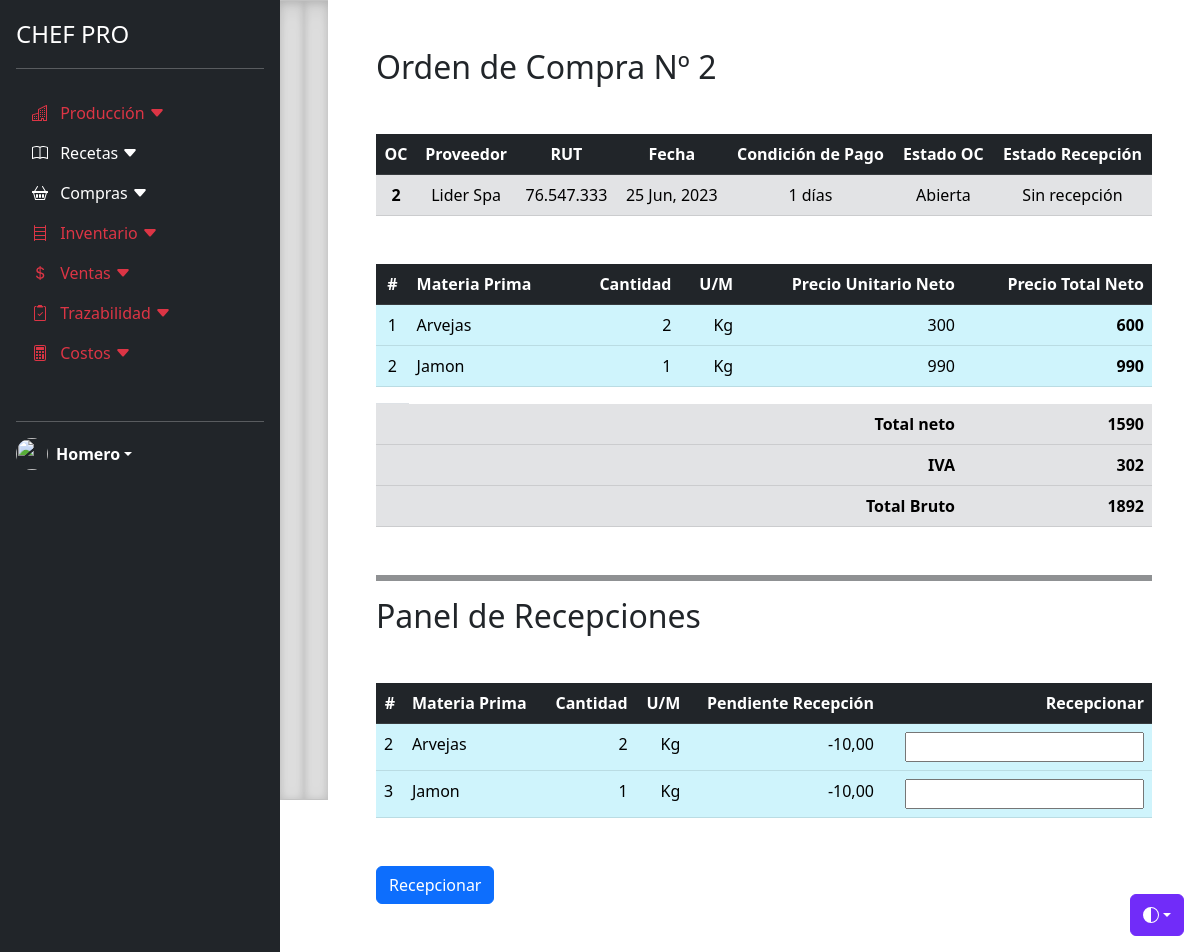
The app's page /compras/oc_detalle/2/ (signed in) with its own data.
### compras/models.py (models this page shows, shortened)
class Orden_de_compra(models.Model):
    nro_oc = models.AutoField(primary_key=True)
    proveedor = models.ForeignKey(Proveedor, on_delete=models.SET_NULL, null=True)
    materias_primas = models.ManyToManyField(Materia_prima, through="Mp_Oc")
    fecha_creacion = models.DateTimeField(auto_now_add=True)
    comentario = models.TextField(null=True, blank=True)
    ESTADO_RECEPCION_CHOICES = [
        ('Sin recepción', 'Sin recepción'),
        ('Recepción Parcial', 'Recepción Parcial'),
        ('Recepcionada', 'Recepcionada'),
    ]
    ESTADO_OC_CHOICES = [
        ('Abierta', 'Abierta'),
        ('Cerrada', 'Cerrada'),
    ]
    estado_recepcion = models.CharField(
        choices=ESTADO_RECEPCION_CHOICES,
        default='Sin recepción',
        max_length=20
    )
    estado_oc =models.CharField(
        choices=ESTADO_OC_CHOICES,
        default='Abierta',
        max_length=20
    )
    @property
    def precio_neto_oc(self):
        return self.items.annotate(
                    precio_neto_linea=F('cantidad') * F('precio_unitario_neto')
                ).aggregate(precio_neto_oc=Sum('precio_neto_linea'))['precio_neto_oc']
    class Meta:
        verbose_name_plural = "Ordenes de Compra"

class Proveedor(models.Model):
    razon_social = models.CharField(max_length=60)
    rut = models.CharField(max_length=10)
    condicion_de_pago = models.IntegerField(null=True)
    email_oc = models.EmailField(max_length=45, default='test@example.com')
    giro = models.CharField(max_length=90, null=True, blank=True)
    pais = models.CharField(max_length=45, null=True, blank=True)
    region = models.CharField(max_length=45, null=True, blank=True)
    ciudad = models.CharField(max_length=45, null=True, blank=True)
    comuna = models.CharField(max_length=45, null=True, blank=True)
    direccion = models.CharField(max_length=90, null=True, blank=True)
    nombre_contacto_1 = models.CharField(max_length=45, null=True, blank=True)
    email_contacto_1 = models.EmailField(max_length=45, null=True, blank=True)
    telefono_contacto_1 = models.CharField(max_length=15, null=True, blank=True)
    cargo_contacto_1 = models.CharField(max_length=45, null=True, blank=True)
    nombre_contacto_2 = models.CharField(max_length=45, null=True, blank=True)
    email_contacto_2 = models.EmailField(max_length=45, null=True, blank=True)
    telefono_contacto_2 = models.CharField(max_length=15, null=True, blank=True)
    cargo_contacto_2 = models.CharField(max_length=45, null=True, blank=True)
    info_adicional = models.TextField(max_length=1000, null=True, blank=True)
    def __str__(self):
       return self.razon_social
    class Meta:
        verbose_name_plural = "Proveedores"

class Mp_Oc(models.Model):
    nro_oc = models.ForeignKey(Orden_de_compra, related_name='items', on_delete=models.CASCADE)
    materia_prima = models.ForeignKey(Materia_prima, on_delete=models.SET_NULL, null=True)
    cantidad = models.DecimalField(decimal_places=2, max_digits=10)
    precio_unitario_neto = models.DecimalField(decimal_places=2, max_digits=12)
    @property
    def precio_neto_linea(self):
        return self.cantidad * self.precio_unitario_neto

### recetas/models.py (models this page shows, shortened)
class Materia_prima(models.Model):
    descripcion = models.CharField(max_length=45, unique=True)
    categoria =  models.ForeignKey(Categoria_material, on_delete=models.SET_NULL, null=True)
    subcategoria =  models.ForeignKey(Subcategoria_material, on_delete=models.SET_NULL, null=True)
    unidad_de_medida = models.ForeignKey(Unidad_de_medida, on_delete=models.SET_NULL, null=True)
    merma = models.DecimalField(max_digits=5, decimal_places=2, verbose_name='Merma en %', null=True, blank=True)
    calorias = models.DecimalField(max_digits=5, decimal_places=2, null=True, blank=True)
    carbohidratos = models.DecimalField(max_digits=5, decimal_places=2, null=True, blank=True)
    proteina = models.DecimalField(max_digits=5, decimal_places=2, null=True, blank=True)
    sodio = models.DecimalField(max_digits=5, decimal_places=2, null=True, blank=True)
    azucares = models.DecimalField(max_digits=5, decimal_places=2, null=True, blank=True)
    grasa_total = models.DecimalField(max_digits=5, decimal_places=2, null=True, blank=True)
    grasa_saturada = models.DecimalField(max_digits=5, decimal_places=2, null=True, blank=True)
    grasa_monosaturada = models.DecimalField(max_digits=5, decimal_places=2, null=True, blank=True)
    grasa_poliinsaturada = models.DecimalField(max_digits=5, decimal_places=2, null=True, blank=True)
    grasa_trans = models.DecimalField(max_digits=5, decimal_places=2, null=True, blank=True)
    colesterol = models.DecimalField(max_digits=5, decimal_places=2, null=True, blank=True)
    fibras = models.DecimalField(max_digits=5, decimal_places=2, null=True, blank=True)
    inventario = models.DecimalField(max_digits=9, decimal_places=2, default=0, null=True, blank=True)
    class Meta:
        verbose_name_plural = "Materias Primas"

class Unidad_de_medida(models.Model):
    nombre_unidad_de_medida = models.CharField(max_length=20, unique=True)
    class Meta:
        verbose_name_plural = "Unidades de medida"
    def __str__(self):
       return self.nombre_unidad_de_medida

### compras/views.py (the view)
# urls.py: path('oc_detalle/<int:pk>/', OcDetailView.as_view(), name='compras-oc_detalle'),
class OcDetailView(DetailView):
    model = Orden_de_compra
    template_name = 'compras/oc_detalle.html'
    context_object_name = 'orden_de_compra'
    def get_context_data(self, **kwargs):
        context = super().get_context_data(**kwargs)
        context['materias_primas'] = Mp_Oc.objects.filter(nro_oc=self.object).select_related('materia_prima')
        mp_oc_queryset = Mp_Oc.objects.filter(nro_oc=self.object).select_related('materia_prima')
        recepcion_queryset = Recepcion.objects.filter(nro_oc=self.object).select_related('materia_prima')
        pendientes = {}
        for mp_oc in mp_oc_queryset:
            for recepcion in recepcion_queryset:
                pendientes[mp_oc.pk] = mp_oc.cantidad - recepcion.cantidad_recepcion
        context['inventario'] = pendientes
        oc = self.get_object()
        context['items'] = oc.items.all()
        context['iva'] = oc.precio_neto_oc * Decimal(0.19)
        context['total_bruto'] = oc.precio_neto_oc + context['iva']
        return context

### compras/templates/compras/oc_detalle.html (shortened to what this page needs)
{% extends "recetas/base.html" %}
{% block content %}
<p class="h2 mb-5">Orden de Compra Nº {{ object.nro_oc }}</p>
<table class="table table-dark table-responsive mb-5 text-center">
  <thead>
    <tr>
      <th scope="col">OC</th>
      <th scope="col">Proveedor</th>
      <th scope="col">RUT</th>
      <th scope="col">Fecha</th>
      <th scope="col">Condición de Pago</th>
      <th scope="col">Estado OC</th>
      <th scope="col">Estado Recepción</th>
    </tr>
  </thead>
  <tbody>
    <tr class="table-secondary text-center">
      <th scope="row">{{ object.nro_oc }}</th>
      <td>{{ object.proveedor }}</td>
      <td>{{ object.proveedor.rut }}</td>
      <td>{{ object.fecha_creacion|date:"d M, Y" }}</td>
      <td>{{ object.proveedor.condicion_de_pago }} días</td>
      <td>{{ object.estado_oc }}</td>
      <td>{{ object.estado_recepcion }}</td>
    </tr>
  </tbody>
</table>
<table class="table table-responsive mb-5 text-center">
  <thead>
    <tr class="table-dark">
      <th>#</th>
      <th class="text-start">Materia Prima</th>
      <th class="text-end">Cantidad</th>
      <th class="text-end">U/M</th>
      <th class="text-end">Precio Unitario Neto</th>
      <th class="text-end">Precio Total Neto</th>
    </tr>
  </thead>
  <tbody>
    {% for mp_oc in materias_primas %}
    <tr class="table-info">
      <td>{{ forloop.counter }}</td>
      <td class="text-start">{{ mp_oc.materia_prima.descripcion }}</td>
      <td class="text-end">{{ mp_oc.cantidad|floatformat:"-2" }}</td>
      <td class="text-end">{{ mp_oc.materia_prima.unidad_de_medida }}</td>
      <td class="text-end">{{ mp_oc.precio_unitario_neto|floatformat:0 }}</td>
      <td class="fw-bold text-end">{{ mp_oc.precio_neto_linea|floatformat:0 }}</td>
    </tr>
    {% endfor %}
    <tr class="table">
      <td></td>
    </tr>
    <tr class="table-secondary fw-bold">
      <td></td>
      <td></td>
      <td></td>
      <td></td>
      <td class="text-end">Total neto</td>
      <td class="text-end">{{ object.precio_neto_oc|floatformat:0 }}</td>
    </tr>
    <tr class="table-secondary fw-bold">
      <td></td>
      <td></td>
      <td></td>
      <td></td>
      <td class="text-end">IVA</td>
      <td class="text-end">{{ iva|floatformat:0}}</td>
    </tr>
    <tr class="table-secondary fw-bold">
      <td></td>
      <td></td>
      <td></td>
      <td></td>
      <td class="text-end">Total Bruto</td>
      <td class="text-end">{{ total_bruto|floatformat:0}}</td>
    </tr>
  </tbody>
</table>
<hr class=" mt-5 border border-dark border-3 opacity-50">
<p class="h2 mb-5">Panel de Recepciones</p>
<form method="post" action="{% url 'registro_recepciones' pk=object.pk %}">
  <div class="table-responsive">
    <table class="table table-responsive mb-5 text-center">
      <thead>
        <tr class="table-dark">
          <th>#</th>
          <th class="text-start">Materia Prima</th>
          <th class="text-end">Cantidad</th>
          <th class="text-end">U/M</th>
          <th class="text-end">Pendiente Recepción</th>
          <th class="text-end">Recepcionar</th>
        </tr>
      </thead>
      <tbody>
        {% for materia_prima in materias_primas %}
        <tr class="table-info">
          <td class="text-start">{{ materia_prima.pk }}</td>
          <td class="text-start">{{ materia_prima.materia_prima.descripcion }}</td>
          <td class="text-end">{{ materia_prima.cantidad|floatformat:"-2" }}</td>
          <td class="text-end">{{ materia_prima.materia_prima.unidad_de_medida }}</td>
          <td class="text-end">{{ inventario.2 }}</td>
          <td class="text-end">
            <input type="number" name="cantidad_recepcion_{{ materia_prima.pk }}" value="{{ materia_prima.cantidad_recepcion }}">
          </td>
        </tr>
        {% endfor %}
      </tbody>
    </table>
  </div>
  <button type="submit" class="btn btn-primary">Recepcionar</button>
</form>
    {% endblock content%}

### records on screen
Orden_de_compra: nro_oc "2", proveedor "Lider Spa", proveedor.rut "76.547.333", fecha_creacion "25 Jun, 2023", proveedor.condicion_de_pago "1", estado_oc "Abierta", estado_recepcion "Sin recepción", precio_neto_oc "1590"
Mp_Oc: materia_prima.descripcion "Arvejas", cantidad "2", materia_prima.unidad_de_medida "Kg", precio_unitario_neto "300", precio_neto_linea "600", pk "2", inventario "-10,00"
Mp_Oc: materia_prima.descripcion "Jamon", cantidad "1", materia_prima.unidad_de_medida "Kg", precio_unitario_neto "990", precio_neto_linea "990", pk "3", inventario "-10,00"

### other values on screen
{{ iva|floatformat:0 }} "302"
{{ total_bruto|floatformat:0 }} "1892"
